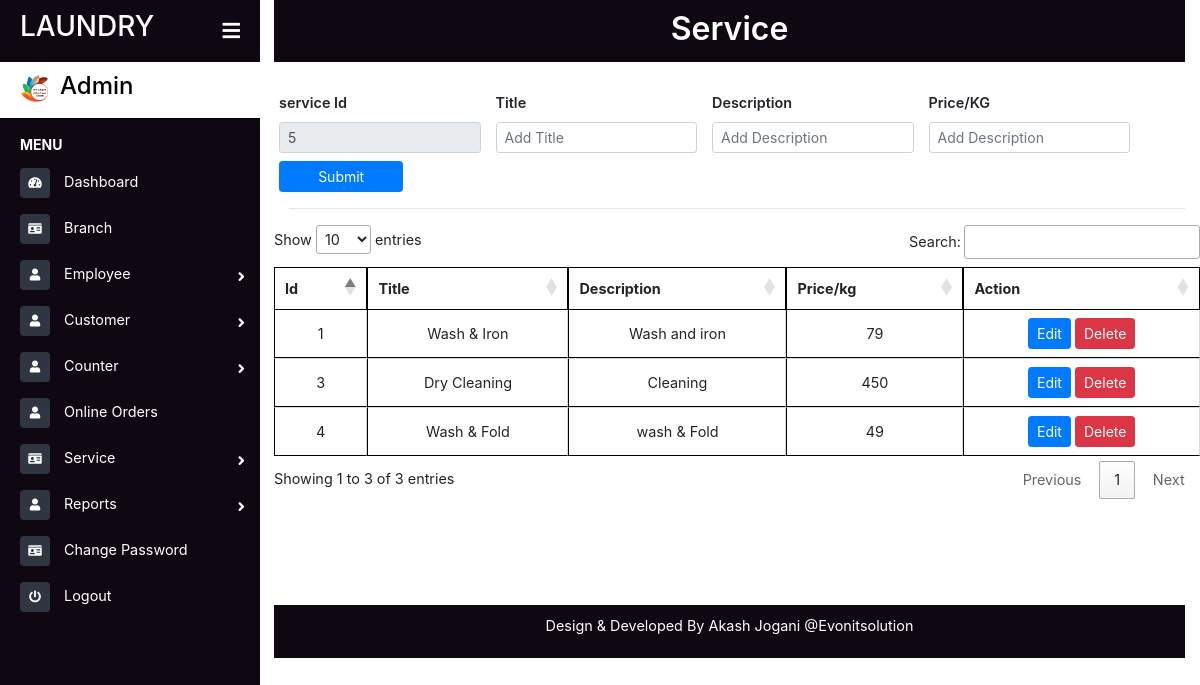
The page /service.php on the database as committed earlier.
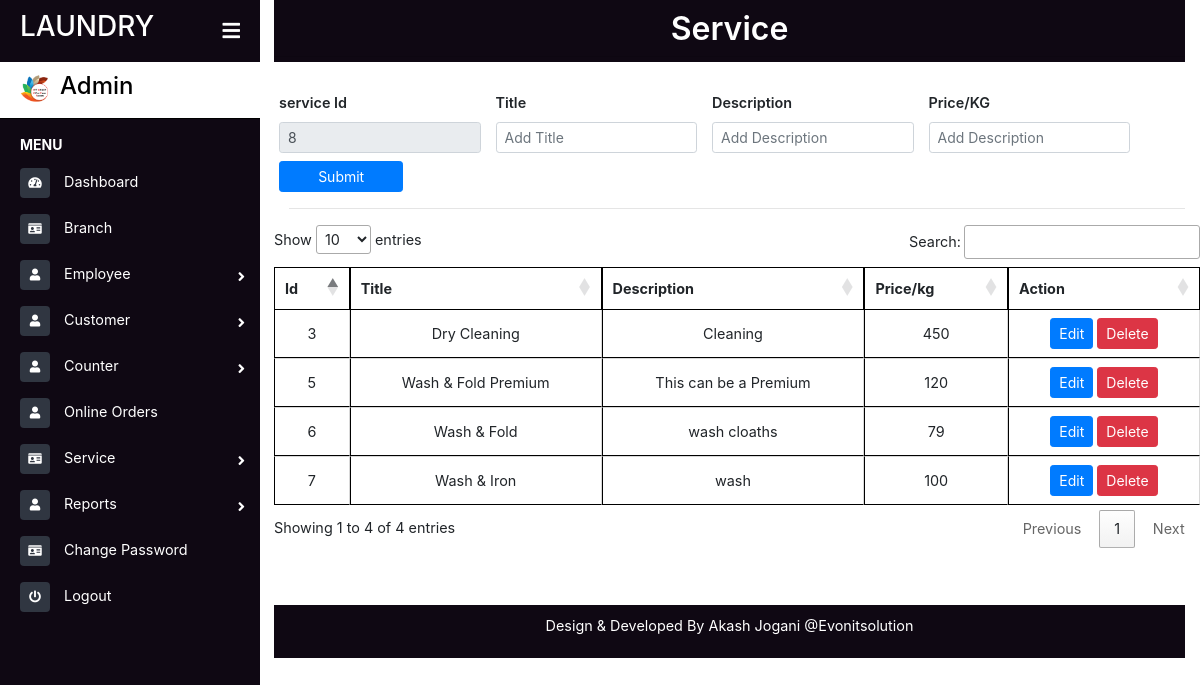
The same page on the database as committed later.
### tables this page shows
CREATE TABLE `services` (
  `sid` bigint(10) NOT NULL,
  `title` varchar(20) NOT NULL,
  `dis` varchar(30) NOT NULL,
  `kgRate` double NOT NULL
);

### service.php (the view, shortened to what this page needs)
<?php include("sidebar.php");
include("connect.php");
$update='true'; $dis=""; $title=""; $kg="";
?>
<link href="assets/css/foms.css" rel="stylesheet">
                <?php
                    $sid = 0;
                    $sql = "SELECT max(sid) FROM services";
                    $retval = mysqli_query($conn, $sql );
                    while($row = mysqli_fetch_assoc($retval)) {
                        $sid=$row['max(sid)'];
                        $sid++;
                    }
                ?>
<?php
    if($update=='true')
    {
        ?>
        <div class="page-content container-fluid">
            <div class="footer">
                <div class="d-flex justify-content-center">
                    <h2 class="" style=" font-weight: 600">Service</h2>
                </div>
                <hr style="margin: 0px;">
            </div>
        </div>
        <?php
    }
?>
<main class="page-content">
    <div class="container">
        <form action="service_submit.php" method="post" enctype="multipart/form-data">
            <div class="row mt-2">
                <div class="group-form col-md-3">
                    <label class="form_label" for="company_name">service Id</label>
                    <input type="text" class="form-control form-control-sm" value="<?php echo $sid; ?>" name="sid" id="sid" placeholder="" readonly>
                </div>
                <div class="group-form col-md-3">
                    <label class="form_label" for="company_name">Title </label>
                    <input type="text" name="title" id="title" class="form-control form-control-sm" value="<?php echo $title; ?>" placeholder="Add Title" required>
                </div>
                <div class="group-form col-md-3">
                    <label class="form_label" for="company_name">Description </label>
                    <input type="text" name="dis" id="dis" class="form-control form-control-sm" value="<?php echo $dis; ?>" placeholder="Add Description" required>
                </div>
                <div class="group-form col-md-3">
                    <label class="form_label" for="company_name">Price/KG</label>
                    <input type="text" name="kg" id="kg" class="form-control form-control-sm" value="<?php echo $kg; ?>" placeholder="Add Description" required>
                </div>
            </div>
            <div class="row mt-2">
                <div class="group-form col-md-2">
                    <?php
                        if($update=='true')
                        {
                            ?>
                            <button type="submit" name="postSubmit" class="btn btn-sm btn-primary col-md-12">Submit</button>
                            <?php
                        }
                    ?>
                </div>
            </div>
        </form>
        <hr />
        </div>
        <div class="table-responsive" style="overflow-y:scroll; height: 380px; width:80% margin-left: 100px;">
            <table id="example" class="cell-border" style="width:100%">
            <thead>
                <tr>
                    <th>Id</th>
                    <th>Title</th>
                    <th>Description</th>
                    <th>Price/kg</th>
                    <th>Action</th>
                </tr>
            </thead>
            <tbody>
                <?php
                    $qry="select * from services";
                    $exc=mysqli_query($conn,$qry);
                    while($row=mysqli_fetch_array($exc)){
                    ?>
                    <tr class="text-center">
                        <td><?php echo $row['sid'] ?></td>
                        <td><?php echo $row['title'] ?></td>
                        <td><?php echo $row['dis'] ?></td>
                        <td><?php echo $row['kgRate'] ?></td>
                    <td class="text-center">
                            <a href="service.php?edit=<?php echo $row['sid']?>"><button class="btn btn-sm btn-primary">Edit</button> </a>
                            <a onclick="del(<?php echo $row['sid']; ?>)"><button class="btn btn-sm btn-danger deletebutton" type="button">Delete</button></a></td>
                    </tr>
                    <?php
                    }
                ?>
            </tbody>
            </table>
        </div>
</main>
<?php include("footer.php"); ?>

### link.php (shortened to what this page needs)
<!DOCTYPE html>
<html lang="en">
<head>
  <link rel="stylesheet" href="https://maxcdn.bootstrapcdn.com/bootstrap/4.5.2/css/bootstrap.min.css">
  <link href="https://use.fontawesome.com/releases/v5.0.6/css/all.css" rel="stylesheet">
    <link href="assets/css/style1.css" rel="stylesheet">
    <link href="assets/css/foms.css" rel="stylesheet">
    <link rel="stylesheet" type="text/css" href="https://cdn.datatables.net/1.10.19/css/jquery.dataTables.min.css">
</head>
<body>

### sidebar.php (shortened to what this page needs)
<?php
include('link.php');
?>
<div id="side" class="page-wrapper chiller-theme toggled">
  <nav id="sidebar" class="sidebar-wrapper">
    <div class="sidebar-content">
      <div class="sidebar-brand">
        <a href="#"><h3>Laundry</h3></a>
        <div id="close-sidebar">
          <i class="fa fa-solid fa-bars"></i>
        </div>
      </div>
      <div class="sidebar-headers">
        <div style="margin-left:10px;">
          <a href="#" >
          <img style="width:30px;float:left;margin-right:10px;" class="img-responsive img-rounded" src="assets/image/vff.png" alt="User picture">
          <span >
                <h4>Admin</h4>
            </span>
          </a>
        </div>
      </div>
      <div class="sidebar-menu">
        <ul>
          <li class="header-menu">
            <span style="color:#fff">MENU</span>
          </li>
          <li>
            <a href="dashboard.php">
              <i class="fa fa-tachometer-alt"></i>
              <span>Dashboard</span>
            </a>
          </li>
          <li class="sidebar">
            <a href="branch.php">
              <i class="fas fa-id-card"></i>
              <span>Branch</span>
            </a>
          </li>
          <li class="sidebar-dropdown">
            <a href="#">
            <i class="fa fa-solid fa-user"></i>
              <span>Employee</span>
            </a>
          </li>
          <li class="sidebar-dropdown">
            <a href="#">
            <i class="fa fa-solid fa-user"></i>
              <span>Customer</span>
            </a>
          </li>
          <li class="sidebar-dropdown">
            <a href="#">
            <i class="fa fa-solid fa-user"></i>
              <span>Counter</span>
            </a>
          </li>
          <li>
            <a href="">
            <i class="fa fa-solid fa-user"></i>
              <span>Online Orders</span>
            </a>
          </li>
          <li class="sidebar-dropdown">
            <a href="#">
              <i class="fas fa-id-card"></i>
              <span>Service</span>
            </a>
          </li>
          <li class="sidebar-dropdown">
            <a href="#">
            <i class="fa fa-solid fa-user"></i>
              <span>Reports</span>
            </a>
          </li>
          <li class="sidebar">
            <a href="pass.php">
              <i class="fas fa-id-card"></i>
              <span>Change Password</span>
            </a>
          </li>
           <li>
            <a href="logout.php">
              <i class="fa fa-power-off"></i>
              <span>Logout</span>
            </a>
          </li>
        </ul>
    </div>
  </nav>

### footer.php (shortened to what this page needs)
<div class="page-content container-fluid">
          <div class="footer">
            <div class="wthree-copyright">
             <p>Design & Developed By Akash Jogani @<a href="www.evonitsolution.com" style="color:#fff;">Evonitsolution</a></p>
            </div>
        </div>
    </div>
</body>
</html>

### assets/css/style1.css (style rules this page uses)
* { margin: 0px; padding: 0px; }
body { font-size: 0.9rem; background-color: #ffffff; }
.page-wrapper .sidebar-wrapper, .sidebar-wrapper .sidebar-brand > a, .sidebar-wrapper .sidebar-dropdown > a:after, .sidebar-wrapper .sidebar-menu .sidebar-dropdown .sidebar-submenu li a:before, .sidebar-wrapper ul li a i, .page-wrapper .page-content, .sidebar-wrapper .sidebar-search input.search-menu, .sidebar-wrapper .sidebar-search .input-group-text, .sidebar-wrapper .sidebar-menu ul li a, #show-sidebar, #close-sidebar { -webkit-transition: all 0.3s ease; -moz-transition: all 0.3s ease; -ms-transition: all 0.3s ease; -o-transition: all 0.3s ease; transition: all 0.3s ease; }
.page-wrapper { height: 100vh; }
.page-wrapper.toggled .sidebar-wrapper { left: 0px; }
@media screen and (min-width: 768px) { .page-wrapper.toggled .page-content { padding-left: 274px; } }
.sidebar-wrapper { width: 260px; height: 100%; max-height: 100%; position: fixed; top: 0; left: -300px; z-index: 999; }
.sidebar-wrapper ul { list-style-type: none; padding: 0; margin: 0; }
.sidebar-wrapper a { text-decoration: none; }
.sidebar-content { max-height: calc(100% - 30px); height: calc(100% - 30px); overflow-y: auto; position: relative; }
.sidebar-wrapper .sidebar-brand { padding: 10px 20px; display: flex; align-items: center; }
.sidebar-wrapper .sidebar-brand > a { text-transform: uppercase; font-weight: bold; flex-grow: 1; }
.sidebar-wrapper .sidebar-brand #close-sidebar { cursor: pointer; font-size: 20px; }
.sidebar-wrapper .sidebar-menu { padding-bottom: 10px; }
.sidebar-wrapper .sidebar-menu .header-menu span { font-weight: bold; font-size: 14px; padding: 15px 20px 5px 20px; display: inline-block; }
.sidebar-wrapper .sidebar-menu ul li a { display: inline-block; width: 100%; text-decoration: none; position: relative; padding: 8px 30px 8px 20px; }
.sidebar-wrapper .sidebar-menu ul li a i { margin-right: 10px; font-size: 12px; width: 30px; height: 30px; line-height: 30px; text-align: center; border-radius: 4px; }
.sidebar-wrapper .sidebar-menu .sidebar-dropdown > a:after { font-family: "Font Awesome 5 Free"; font-weight: 900; content: "\f105"; font-style: normal; display: inline-block; font-style: normal; font-variant: normal; text-rendering: auto; -webkit-font-smoothing: antialiased; -moz-osx-font-smoothing: grayscale; text-align: center; background: 0 0; position: absolute; right: 15px; top: 14px; }
.chiller-theme .sidebar-wrapper { background: #0f0813; }
.chiller-theme .sidebar-wrapper .sidebar-header, .chiller-theme .sidebar-wrapper .sidebar-search, .chiller-theme .sidebar-wrapper .sidebar-menu { border-top: 1px solid #000000; }
.chiller-theme .sidebar-wrapper .sidebar-header .user-info .user-role, .chiller-theme .sidebar-wrapper .sidebar-header .user-info .user-status, .chiller-theme .sidebar-wrapper .sidebar-search input.search-menu, .chiller-theme .sidebar-wrapper .sidebar-search .input-group-text, .chiller-theme .sidebar-wrapper .sidebar-brand>a, .chiller-theme .sidebar-wrapper .sidebar-menu ul li a, .chiller-theme .sidebar-footer>a { color: #fff; }
.page-wrapper.chiller-theme.toggled #close-sidebar { color: white; }
.chiller-theme .sidebar-wrapper .sidebar-menu ul li a i, .chiller-theme .sidebar-wrapper .sidebar-menu .sidebar-dropdown div, .chiller-theme .sidebar-wrapper .sidebar-search input.search-menu, .chiller-theme .sidebar-wrapper .sidebar-search .input-group-text { background: #303641; }
.chiller-theme .sidebar-wrapper .sidebar-menu .header-menu span { color: #000000; }
.footer { text-align: center; background: #0f0813; color: #fff; padding: 10px 0px 5px 0px; }

### assets/css/foms.css (style rules this page uses)
.form_label { font-weight: 600; }
.group-form { margin:0px -5px 0px -10px; }
table.dataTable.cell-border thead th { border: 1px solid black; }
table.dataTable.cell-border tbody td { border: 1px solid black; }
table.dataTable.cell-border tbody tr td:first-child { border-left: 1px solid black; }
table.dataTable.no-footer { border-bottom: 1px solid white; }
.container { margin-top:30px; }

### sidebar.php (style rules this page uses)
.sidebar-headers { padding:10px; background-color:white; }
h4 { color:black; }

Rows that differ between the two databases and show on the page:
removed services: sid "1", title "Wash & Iron", dis "Wash and iron", kgRate "79"
removed services: sid "4", title "Wash & Fold", dis "wash & Fold", kgRate "49"
added services: sid "5", title "Wash & Fold Premium", dis "This can be a Premium", kgRate "120"
added services: sid "6", title "Wash & Fold", dis "wash cloaths", kgRate "79"
added services: sid "7", title "Wash & Iron", dis "wash", kgRate "100"
Other text that changed with them:
form field sid: "5" → "8"
text written by a page script: "Show entries Search: Showing 1 to 3 of 3 entries Previous 1 Next" → "Show entries Search: Showing 1 to 4 of 4 entries Previous 1 Next"
